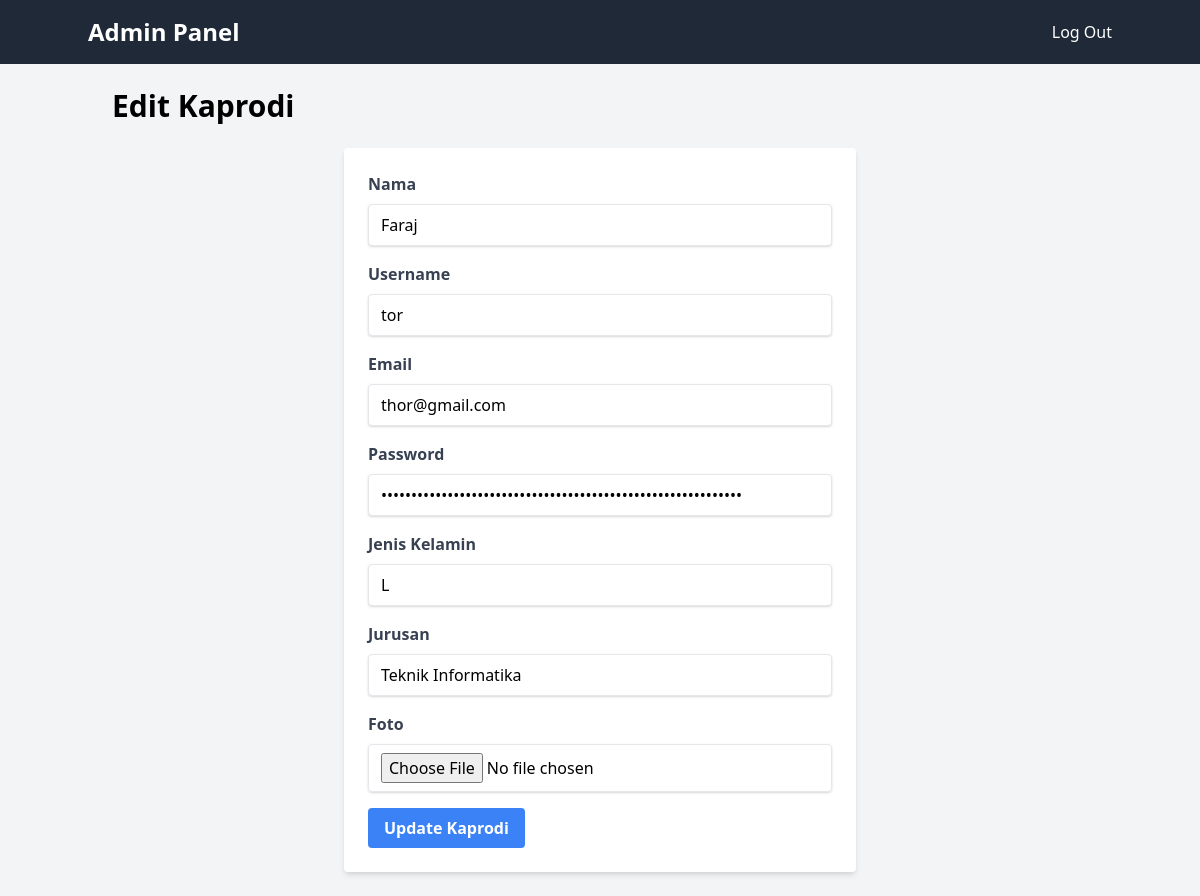
The page /src/admin/edit_kaprodi.php?nidn=0118342833 (signed in) on the database its author committed.
### tables this page shows
CREATE TABLE `kaprodi` (
  `nidn` char(12) NOT NULL,
  `nama` varchar(255) NOT NULL,
  `username` varchar(50) NOT NULL,
  `email` varchar(255) NOT NULL,
  `password` varchar(255) NOT NULL,
  `jk` char(1) NOT NULL,
  `jurusan` varchar(150) NOT NULL,
  `foto` tinyblob,
  `role` enum('kaprodi') DEFAULT NULL
);

### src/admin/edit_kaprodi.php (the view, shortened to what this page needs)
<?php
require('../include/koneksi.php');
$nidn = $_GET['nidn'];
$query = "SELECT * FROM kaprodi WHERE nidn = '$nidn'";
$result = mysqli_query($koneksi, $query);
$kaprodi = mysqli_fetch_assoc($result);
?>
<!DOCTYPE html>
<html lang="en">
<head>
    <link href="https://cdn.jsdelivr.net/npm/tailwindcss@2.2.19/dist/tailwind.min.css" rel="stylesheet">
</head>
<body class="bg-gray-100">
<nav class="bg-gray-800 p-4">
    <div class="container mx-auto flex justify-between items-center">
        <a href="index_admin.php" class="text-white text-2xl font-bold">Admin Panel</a>
        <a href="logout.php" class="text-white hover:text-gray-400">Log Out</a>
    </div>
</nav>
<div class="container mx-auto p-6">
    <h1 class="text-3xl font-bold mb-6">Edit Kaprodi</h1>
    <form action="<?php echo htmlspecialchars($_SERVER["PHP_SELF"]) . '?nidn=' . $nidn; ?>" method="POST" enctype="multipart/form-data" class="max-w-lg mx-auto bg-white p-6 rounded shadow-md">
        <div class="mb-4">
            <label for="nama" class="block text-gray-700 font-bold mb-2">Nama</label>
            <input type="text" id="nama" name="nama" required class="w-full px-3 py-2 border rounded shadow appearance-none" value="<?php echo $kaprodi['nama']; ?>">
        </div>
        <div class="mb-4">
            <label for="username" class="block text-gray-700 font-bold mb-2">Username</label>
            <input type="text" id="username" name="username" required class="w-full px-3 py-2 border rounded shadow appearance-none" value="<?php echo $kaprodi['username']; ?>">
        </div>
        <div class="mb-4">
            <label for="email" class="block text-gray-700 font-bold mb-2">Email</label>
            <input type="email" id="email" name="email" required class="w-full px-3 py-2 border rounded shadow appearance-none" value="<?php echo $kaprodi['email']; ?>">
        </div>
        <div class="mb-4">
            <label for="password" class="block text-gray-700 font-bold mb-2">Password</label>
            <input type="password" id="password" name="password" required class="w-full px-3 py-2 border rounded shadow appearance-none" value="<?php echo $kaprodi['password']; ?>">
        </div>
        <div class="mb-4">
            <label for="jk" class="block text-gray-700 font-bold mb-2">Jenis Kelamin</label>
            <input type="text" id="jk" name="jk" required class="w-full px-3 py-2 border rounded shadow appearance-none" value="<?php echo $kaprodi['jk']; ?>">
        </div>
        <div class="mb-4">
            <label for="jurusan" class="block text-gray-700 font-bold mb-2">Jurusan</label>
            <input type="text" id="jurusan" name="jurusan" required class="w-full px-3 py-2 border rounded shadow appearance-none" value="<?php echo $kaprodi['jurusan']; ?>">
        </div>
        <div class="mb-4">
            <label for="foto" class="block text-gray-700 font-bold mb-2">Foto</label>
            <input type="file" id="foto" name="foto" class="w-full px-3 py-2 border rounded shadow appearance-none">
        </div>
        <button type="submit" class="bg-blue-500 hover:bg-blue-700 text-white font-bold py-2 px-4 rounded">Update Kaprodi</button>
    </form>
</div>
</body>
</html>

### rows shown on the page
kaprodi: nama "Faraj", username "tor", email "thor@gmail.com", jk "L", jurusan "Teknik Informatika"
